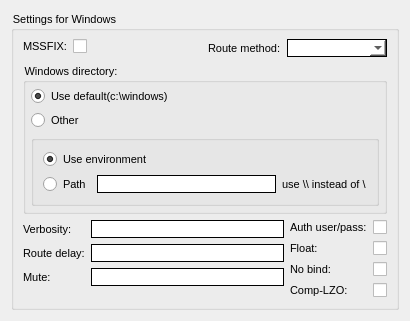
<?xml version="1.0" encoding="UTF-8"?>
<ui version="4.0">
 <class>AdvPage</class>
 <widget class="QWizardPage" name="AdvPage">
  <property name="geometry">
   <rect>
    <x>0</x>
    <y>0</y>
    <width>410</width>
    <height>300</height>
   </rect>
  </property>
  <property name="windowTitle">
   <string>WizardPage</string>
  </property>
  <property name="styleSheet">
   <string notr="true">font-size: 8pt;</string>
  </property>
  <property name="title">
   <string>Advanced Settings</string>
  </property>
  <property name="subTitle">
   <string>Please specify the advanced settings.</string>
  </property>
  <layout class="QGridLayout" name="gridLayout_3">
   <item row="0" column="0">
    <widget class="QGroupBox" name="groupBox">
     <property name="title">
      <string>Settings for Windows</string>
     </property>
     <layout class="QGridLayout" name="gridLayout_2">
      <item row="0" column="0">
       <layout class="QVBoxLayout" name="verticalLayout_4">
        <item>
         <layout class="QHBoxLayout" name="horizontalLayout_3">
          <item>
           <layout class="QFormLayout" name="formLayout_3">
            <property name="fieldGrowthPolicy">
             <enum>QFormLayout::AllNonFixedFieldsGrow</enum>
            </property>
            <item row="0" column="0">
             <widget class="QLabel" name="label_6">
              <property name="text">
               <string>MSSFIX:</string>
              </property>
             </widget>
            </item>
            <item row="0" column="1">
             <widget class="QCheckBox" name="cbMsfix">
              <property name="enabled">
               <bool>true</bool>
              </property>
              <property name="styleSheet">
               <string notr="true"/>
              </property>
              <property name="text">
               <string/>
              </property>
             </widget>
            </item>
           </layout>
          </item>
          <item>
           <layout class="QFormLayout" name="formLayout_4">
            <item row="0" column="0">
             <widget class="QLabel" name="label_21">
              <property name="text">
               <string>Route method:</string>
              </property>
             </widget>
            </item>
            <item row="0" column="1">
             <widget class="QComboBox" name="cmbRouteMethod">
              <property name="enabled">
               <bool>true</bool>
              </property>
              <property name="styleSheet">
               <string notr="true">:enabled {border: 1px solid black; background-color: rgb(255, 255, 255);}
:disabled {border: 1px solid black; background-color: rgb(195, 195, 195);}
:hover {border: 1px solid red; }</string>
              </property>
             </widget>
            </item>
           </layout>
          </item>
         </layout>
        </item>
        <item>
         <widget class="QGroupBox" name="groupBox_2">
          <property name="title">
           <string>Windows directory:</string>
          </property>
          <layout class="QGridLayout" name="gridLayout_4">
           <property name="leftMargin">
            <number>5</number>
           </property>
           <property name="topMargin">
            <number>5</number>
           </property>
           <property name="rightMargin">
            <number>5</number>
           </property>
           <property name="bottomMargin">
            <number>5</number>
           </property>
           <property name="spacing">
            <number>5</number>
           </property>
           <item row="0" column="0">
            <layout class="QVBoxLayout" name="verticalLayout_3">
             <item>
              <layout class="QVBoxLayout" name="verticalLayout">
               <property name="spacing">
                <number>5</number>
               </property>
               <item>
                <widget class="QRadioButton" name="cbWinDirUseDefault">
                 <property name="styleSheet">
                  <string notr="true"/>
                 </property>
                 <property name="text">
                  <string>Use default(c:\windows)</string>
                 </property>
                 <property name="checked">
                  <bool>true</bool>
                 </property>
                </widget>
               </item>
               <item>
                <widget class="QRadioButton" name="cbWinDirOther">
                 <property name="styleSheet">
                  <string notr="true"/>
                 </property>
                 <property name="text">
                  <string>Other</string>
                 </property>
                </widget>
               </item>
              </layout>
             </item>
             <item>
              <widget class="QGroupBox" name="groupBox_3">
               <property name="title">
                <string/>
               </property>
               <layout class="QGridLayout" name="gridLayout">
                <item row="0" column="0">
                 <layout class="QVBoxLayout" name="verticalLayout_2">
                  <item>
                   <widget class="QRadioButton" name="cbWinDirEnvironment">
                    <property name="styleSheet">
                     <string notr="true"/>
                    </property>
                    <property name="text">
                     <string>Use environment</string>
                    </property>
                    <property name="checked">
                     <bool>true</bool>
                    </property>
                   </widget>
                  </item>
                  <item>
                   <layout class="QHBoxLayout" name="horizontalLayout_4">
                    <item>
                     <widget class="QRadioButton" name="cbWinDirPath">
                      <property name="styleSheet">
                       <string notr="true"/>
                      </property>
                      <property name="text">
                       <string>Path</string>
                      </property>
                     </widget>
                    </item>
                    <item>
                     <widget class="QLineEdit" name="txtPath">
                      <property name="styleSheet">
                       <string notr="true">:enabled {border: 1px solid black; background-color: rgb(255, 255, 255);}
:disabled {border: 1px solid black; background-color: rgb(195, 195, 195);}
:hover {border: 1px solid red; }</string>
                      </property>
                     </widget>
                    </item>
                    <item>
                     <widget class="QLabel" name="label">
                      <property name="text">
                       <string>use \\ instead of \</string>
                      </property>
                     </widget>
                    </item>
                   </layout>
                  </item>
                 </layout>
                </item>
               </layout>
              </widget>
             </item>
            </layout>
           </item>
          </layout>
         </widget>
        </item>
        <item>
         <layout class="QHBoxLayout" name="horizontalLayout">
          <item>
           <layout class="QFormLayout" name="formLayout">
            <property name="fieldGrowthPolicy">
             <enum>QFormLayout::AllNonFixedFieldsGrow</enum>
            </property>
            <item row="0" column="0">
             <widget class="QLabel" name="label_17">
              <property name="text">
               <string>Verbosity:</string>
              </property>
             </widget>
            </item>
            <item row="0" column="1">
             <widget class="QLineEdit" name="txtVerbose">
              <property name="enabled">
               <bool>true</bool>
              </property>
              <property name="styleSheet">
               <string notr="true">:enabled {border: 1px solid black; background-color: rgb(255, 255, 255);}
:disabled {border: 1px solid black; background-color: rgb(195, 195, 195);}
:hover {border: 1px solid red; }</string>
              </property>
             </widget>
            </item>
            <item row="1" column="0">
             <widget class="QLabel" name="label_22">
              <property name="text">
               <string>Route delay:</string>
              </property>
             </widget>
            </item>
            <item row="1" column="1">
             <widget class="QLineEdit" name="txtRouteDelay">
              <property name="enabled">
               <bool>true</bool>
              </property>
              <property name="styleSheet">
               <string notr="true">:enabled {border: 1px solid black; background-color: rgb(255, 255, 255);}
:disabled {border: 1px solid black; background-color: rgb(195, 195, 195);}
:hover {border: 1px solid red; }</string>
              </property>
             </widget>
            </item>
            <item row="2" column="0">
             <widget class="QLabel" name="label_18">
              <property name="text">
               <string>Mute:</string>
              </property>
             </widget>
            </item>
            <item row="2" column="1">
             <widget class="QLineEdit" name="txtMute">
              <property name="enabled">
               <bool>true</bool>
              </property>
              <property name="styleSheet">
               <string notr="true">:enabled {border: 1px solid black; background-color: rgb(255, 255, 255);}
:disabled {border: 1px solid black; background-color: rgb(195, 195, 195);}
:hover {border: 1px solid red; }</string>
              </property>
             </widget>
            </item>
           </layout>
          </item>
          <item>
           <layout class="QFormLayout" name="formLayout_2">
            <item row="3" column="0">
             <widget class="QLabel" name="label_16">
              <property name="text">
               <string>Comp-LZO:</string>
              </property>
             </widget>
            </item>
            <item row="2" column="0">
             <widget class="QLabel" name="label_11">
              <property name="text">
               <string>No bind:</string>
              </property>
             </widget>
            </item>
            <item row="1" column="0">
             <widget class="QLabel" name="label_8">
              <property name="text">
               <string>Float:</string>
              </property>
             </widget>
            </item>
            <item row="0" column="0">
             <widget class="QLabel" name="label_20">
              <property name="text">
               <string>Auth user/pass:</string>
              </property>
             </widget>
            </item>
            <item row="0" column="1">
             <widget class="QCheckBox" name="cbUserPass">
              <property name="enabled">
               <bool>true</bool>
              </property>
              <property name="styleSheet">
               <string notr="true"/>
              </property>
              <property name="text">
               <string/>
              </property>
             </widget>
            </item>
            <item row="1" column="1">
             <widget class="QCheckBox" name="cbNobind">
              <property name="enabled">
               <bool>true</bool>
              </property>
              <property name="styleSheet">
               <string notr="true"/>
              </property>
              <property name="text">
               <string/>
              </property>
             </widget>
            </item>
            <item row="2" column="1">
             <widget class="QCheckBox" name="cbFloat">
              <property name="enabled">
               <bool>true</bool>
              </property>
              <property name="styleSheet">
               <string notr="true"/>
              </property>
              <property name="text">
               <string/>
              </property>
             </widget>
            </item>
            <item row="3" column="1">
             <widget class="QCheckBox" name="cbCompLzo">
              <property name="enabled">
               <bool>true</bool>
              </property>
              <property name="styleSheet">
               <string notr="true"/>
              </property>
              <property name="text">
               <string/>
              </property>
             </widget>
            </item>
           </layout>
          </item>
         </layout>
        </item>
       </layout>
      </item>
     </layout>
    </widget>
   </item>
  </layout>
 </widget>
 <resources/>
 <connections/>
</ui>
